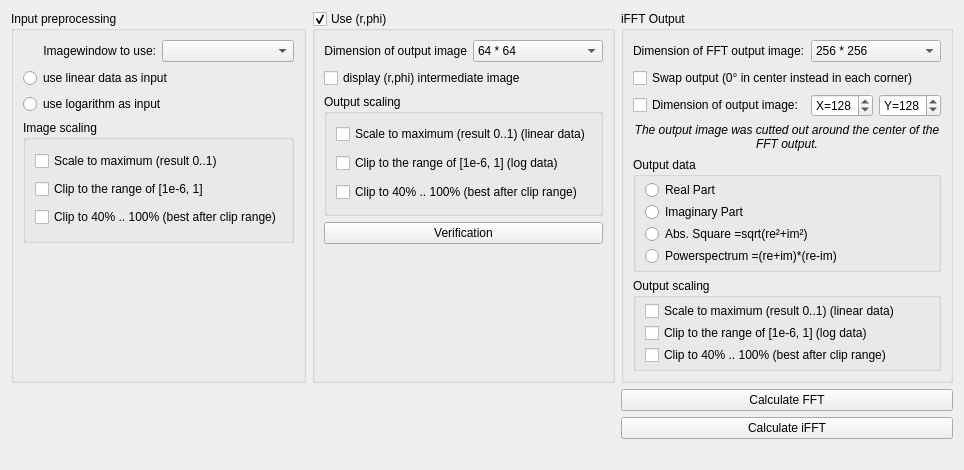
      <widget class="QWidget" name="tabFFT">
       <attribute name="title">
        <string>FFT and (r,phi)</string>
       </attribute>
       <layout class="QGridLayout" name="gridLayout_9">
        <item row="0" column="3">
         <widget class="QGroupBox" name="grpFFToutput">
          <property name="title">
           <string>iFFT Output</string>
          </property>
          <layout class="QGridLayout" name="gridLayout_27">
           <item row="1" column="0" colspan="3">
            <widget class="QCheckBox" name="togIFFTSwap">
             <property name="text">
              <string>Swap output (0° in center instead in each corner)</string>
             </property>
            </widget>
           </item>
           <item row="3" column="2">
            <widget class="QSpinBox" name="inpFFTcutY">
             <property name="prefix">
              <string>Y=</string>
             </property>
             <property name="minimum">
              <number>32</number>
             </property>
             <property name="maximum">
              <number>512</number>
             </property>
             <property name="value">
              <number>128</number>
             </property>
            </widget>
           </item>
           <item row="0" column="1" colspan="2">
            <widget class="QComboBox" name="cbsFFTsizeOut">
             <property name="currentIndex">
              <number>3</number>
             </property>
             <item>
              <property name="text">
               <string>32 * 32</string>
              </property>
             </item>
             <item>
              <property name="text">
               <string>64 * 64</string>
              </property>
             </item>
             <item>
              <property name="text">
               <string>128 * 128</string>
              </property>
             </item>
             <item>
              <property name="text">
               <string>256 * 256</string>
              </property>
             </item>
             <item>
              <property name="text">
               <string>512 * 512</string>
              </property>
             </item>
            </widget>
           </item>
           <item row="0" column="0">
            <widget class="QLabel" name="label_51">
             <property name="text">
              <string>Dimension of FFT output image:</string>
             </property>
            </widget>
           </item>
           <item row="3" column="1">
            <widget class="QSpinBox" name="inpFFTcutX">
             <property name="prefix">
              <string>X=</string>
             </property>
             <property name="minimum">
              <number>32</number>
             </property>
             <property name="maximum">
              <number>512</number>
             </property>
             <property name="value">
              <number>128</number>
             </property>
            </widget>
           </item>
           <item row="4" column="0" colspan="3">
            <widget class="QLabel" name="label_52">
             <property name="font">
              <font>
               <italic>true</italic>
              </font>
             </property>
             <property name="text">
              <string>The output image was cutted out around the center of the FFT output.</string>
             </property>
             <property name="alignment">
              <set>Qt::AlignCenter</set>
             </property>
             <property name="wordWrap">
              <bool>true</bool>
             </property>
            </widget>
           </item>
           <item row="5" column="0" colspan="3">
            <widget class="QGroupBox" name="groupBox_17">
             <property name="title">
              <string>Output data</string>
             </property>
             <layout class="QVBoxLayout" name="verticalLayout_3">
              <property name="spacing">
               <number>2</number>
              </property>
              <property name="topMargin">
               <number>3</number>
              </property>
              <property name="bottomMargin">
               <number>3</number>
              </property>
              <item>
               <widget class="QRadioButton" name="radFFToutReal">
                <property name="text">
                 <string>Real Part</string>
                </property>
               </widget>
              </item>
              <item>
               <widget class="QRadioButton" name="radFFToutImag">
                <property name="text">
                 <string>Imaginary Part</string>
                </property>
               </widget>
              </item>
              <item>
               <widget class="QRadioButton" name="radFFToutBetrag">
                <property name="text">
                 <string>Abs. Square =sqrt(re²+im²)</string>
                </property>
               </widget>
              </item>
              <item>
               <widget class="QRadioButton" name="radFFToutSpectrum">
                <property name="text">
                 <string>Powerspectrum =(re+im)*(re-im)</string>
                </property>
               </widget>
              </item>
             </layout>
            </widget>
           </item>
           <item row="6" column="0" colspan="3">
            <widget class="QGroupBox" name="groupBox_18">
             <property name="title">
              <string>Output scaling</string>
             </property>
             <layout class="QVBoxLayout" name="verticalLayout_6">
              <property name="spacing">
               <number>2</number>
              </property>
              <property name="topMargin">
               <number>3</number>
              </property>
              <property name="bottomMargin">
               <number>3</number>
              </property>
              <item>
               <widget class="QCheckBox" name="togFFTscaleOut">
                <property name="text">
                 <string>Scale to maximum (result 0..1) (linear data)</string>
                </property>
               </widget>
              </item>
              <item>
               <widget class="QCheckBox" name="togFFTclipOut">
                <property name="text">
                 <string>Clip to the range of [1e-6, 1] (log data)</string>
                </property>
               </widget>
              </item>
              <item>
               <widget class="QCheckBox" name="togFFTclip40Out">
                <property name="text">
                 <string>Clip to 40% .. 100% (best after clip range)</string>
                </property>
               </widget>
              </item>
             </layout>
            </widget>
           </item>
           <item row="3" column="0">
            <widget class="QCheckBox" name="togFFTcutEnabled">
             <property name="text">
              <string>Dimension of output image:</string>
             </property>
            </widget>
           </item>
          </layout>
         </widget>
        </item>
        <item row="3" column="1">
         <spacer name="verticalSpacer_5">
          <property name="orientation">
           <enum>Qt::Vertical</enum>
          </property>
          <property name="sizeHint" stdset="0">
           <size>
            <width>20</width>
            <height>20</height>
           </size>
          </property>
         </spacer>
        </item>
        <item row="0" column="2">
         <widget class="QGroupBox" name="grpFFTuseRphi">
          <property name="title">
           <string>Use (r,phi)</string>
          </property>
          <property name="checkable">
           <bool>true</bool>
          </property>
          <layout class="QGridLayout" name="gridLayout_29">
           <item row="0" column="0">
            <widget class="QLabel" name="label_46">
             <property name="text">
              <string>Dimension of output image</string>
             </property>
             <property name="alignment">
              <set>Qt::AlignRight|Qt::AlignTrailing|Qt::AlignVCenter</set>
             </property>
            </widget>
           </item>
           <item row="2" column="0" colspan="2">
            <widget class="QCheckBox" name="togFFTdispRphi">
             <property name="text">
              <string>display (r,phi) intermediate image</string>
             </property>
            </widget>
           </item>
           <item row="3" column="0" colspan="2">
            <widget class="QGroupBox" name="groupBox_19">
             <property name="title">
              <string>Output scaling</string>
             </property>
             <layout class="QVBoxLayout" name="verticalLayout_19">
              <property name="spacing">
               <number>2</number>
              </property>
              <property name="topMargin">
               <number>3</number>
              </property>
              <property name="bottomMargin">
               <number>3</number>
              </property>
              <item>
               <widget class="QCheckBox" name="togFFTscaleRphi">
                <property name="text">
                 <string>Scale to maximum (result 0..1) (linear data)</string>
                </property>
               </widget>
              </item>
              <item>
               <widget class="QCheckBox" name="togFFTclipRphi">
                <property name="text">
                 <string>Clip to the range of [1e-6, 1] (log data)</string>
                </property>
               </widget>
              </item>
              <item>
               <widget class="QCheckBox" name="togFFTclip40Rphi">
                <property name="text">
                 <string>Clip to 40% .. 100% (best after clip range)</string>
                </property>
               </widget>
              </item>
             </layout>
            </widget>
           </item>
           <item row="5" column="0">
            <widget class="QLabel" name="label_47">
             <property name="text">
              <string/>
             </property>
            </widget>
           </item>
           <item row="0" column="1">
            <widget class="QComboBox" name="cbsFFTsizeRphi">
             <property name="currentIndex">
              <number>1</number>
             </property>
             <item>
              <property name="text">
               <string>32 * 32</string>
              </property>
             </item>
             <item>
              <property name="text">
               <string>64 * 64</string>
              </property>
             </item>
             <item>
              <property name="text">
               <string>128 * 128</string>
              </property>
             </item>
             <item>
              <property name="text">
               <string>256 * 256</string>
              </property>
             </item>
             <item>
              <property name="text">
               <string>512 * 512</string>
              </property>
             </item>
            </widget>
           </item>
           <item row="4" column="0" colspan="2">
            <widget class="QPushButton" name="butFFTverifyRphi">
             <property name="text">
              <string>Verification</string>
             </property>
            </widget>
           </item>
          </layout>
         </widget>
        </item>
        <item row="2" column="3">
         <widget class="QPushButton" name="butIFFT">
          <property name="text">
           <string>Calculate iFFT</string>
          </property>
         </widget>
        </item>
        <item row="0" column="1">
         <widget class="QGroupBox" name="grpFFTinput">
          <property name="title">
           <string>Input preprocessing</string>
          </property>
          <layout class="QGridLayout" name="gridLayout_28">
           <item row="0" column="1">
            <widget class="QComboBox" name="cbsFFTWindows"/>
           </item>
           <item row="0" column="0">
            <widget class="QLabel" name="label_25">
             <property name="text">
              <string>Imagewindow to use:</string>
             </property>
             <property name="alignment">
              <set>Qt::AlignRight|Qt::AlignTrailing|Qt::AlignVCenter</set>
             </property>
            </widget>
           </item>
           <item row="1" column="0" colspan="2">
            <widget class="QRadioButton" name="radFFTLinInput">
             <property name="text">
              <string>use linear data as input</string>
             </property>
            </widget>
           </item>
           <item row="2" column="0" colspan="2">
            <widget class="QRadioButton" name="radFFTLogInput">
             <property name="text">
              <string>use logarithm as input</string>
             </property>
            </widget>
           </item>
           <item row="4" column="0">
            <widget class="QLabel" name="label_48">
             <property name="text">
              <string/>
             </property>
            </widget>
           </item>
           <item row="3" column="0" colspan="2">
            <widget class="QGroupBox" name="groupBox">
             <property name="title">
              <string>Image scaling</string>
             </property>
             <layout class="QVBoxLayout" name="verticalLayout_14">
              <item>
               <widget class="QCheckBox" name="togFFTscaleImg">
                <property name="text">
                 <string>Scale to maximum (result 0..1)</string>
                </property>
               </widget>
              </item>
              <item>
               <widget class="QCheckBox" name="togFFTclipImg">
                <property name="text">
                 <string>Clip to the range of [1e-6, 1]</string>
                </property>
               </widget>
              </item>
              <item>
               <widget class="QCheckBox" name="togFFTclip40Img">
                <property name="text">
                 <string>Clip to 40% .. 100% (best after clip range)</string>
                </property>
               </widget>
              </item>
             </layout>
            </widget>
           </item>
          </layout>
         </widget>
        </item>
        <item row="1" column="3">
         <widget class="QPushButton" name="butFFT">
          <property name="text">
           <string>Calculate FFT</string>
          </property>
         </widget>
        </item>
       </layout>
      </widget>
